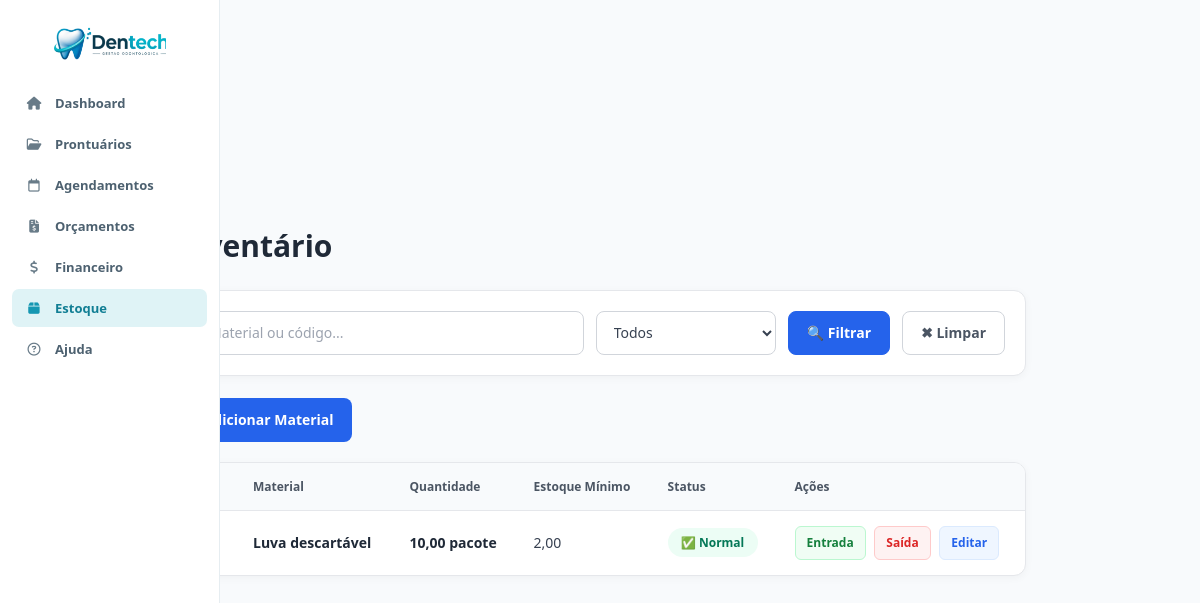
The app's page /inventario.php (signed in) with its own data.
### tables this page shows
CREATE TABLE `estoque` (
  `id` int NOT NULL AUTO_INCREMENT,
  `nome` varchar(255) NOT NULL,
  `quantidade` decimal(10,2) NOT NULL DEFAULT '0.00',
  `unidade` varchar(50) NOT NULL DEFAULT 'unidade',
  `estoque_minimo` decimal(10,2) NOT NULL DEFAULT '5.00',
  `valor_item` decimal(10,2) NOT NULL DEFAULT '0.00',
  `valor_sugerido` decimal(10,2) NOT NULL DEFAULT '0.00',
  `updated_at` timestamp NOT NULL DEFAULT CURRENT_TIMESTAMP ON UPDATE CURRENT_TIMESTAMP,
  PRIMARY KEY (`id`)
);

### inventario.php (the view, shortened to what this page needs)
<?php
require_once 'conexao/conexao.php';
$busca    = trim($_GET['busca'] ?? '');
$estoque  = $_GET['estoque'] ?? '';
$params = [];
$sql = "
    SELECT *,
           (quantidade <= estoque_minimo) AS estoque_baixo
    FROM estoque
";
$sql .= " ORDER BY estoque_baixo DESC, nome ASC";
$stmt = $pdo->prepare($sql);
$stmt->execute($params);
$materiais = $stmt->fetchAll();
?>
<!DOCTYPE html>
<html lang="pt-BR">
<head>
    <link rel="stylesheet" href="https://cdnjs.cloudflare.com/ajax/libs/font-awesome/6.5.2/css/all.min.css">
    <link rel="stylesheet" href="css/global.css">
    <link rel="stylesheet" href="css/variables.css">
    <link rel="stylesheet" href="css/layout.css">
    <link rel="stylesheet" href="css/inventario.css">
    <link rel="stylesheet" href="css/navbar.css">
</head>
<body>
    <?php include 'navbar.php'; ?>
    <div class="container">
        <h1>Inventário</h1>
        <div class="filter-bar">
            <form method="GET" class="filter-form">
                <input type="text" name="busca" placeholder="Material ou código..." value="<?= htmlspecialchars($busca) ?>">
                <select name="estoque">
                    <option value="">Todos</option>
                </select>
                <button type="submit" class="btn-filter">🔍 Filtrar</button>
                <a href="inventario" class="btn-reset">✖ Limpar</a>
            </form>
        </div>
        <a href="adicionar_material" class="btn-add">+ Adicionar Material</a>
        <?php if (empty($materiais)): ?>
            <div class="empty">
                <?= ($busca !== '' || $estoque !== '')
                    ? 'Nenhum material encontrado com os filtros aplicados.'
                    : 'Nenhum material cadastrado.'
                ?>
            </div>
        <?php else: ?>
            <div class="tabela-estoque">
                <table>
                    <thead>
                        <tr>
                            <th>Material</th>
                            <th>Quantidade</th>
                            <th>Estoque Mínimo</th>
                            <th>Status</th>
                            <th>Ações</th>
                        </tr>
                    </thead>
                    <tbody>
                        <?php foreach ($materiais as $m): ?>
                            <tr class="<?= $m['estoque_baixo'] ? 'estoque-baixo' : '' ?>">
                                <td class="col-excluir">
                                    <button type="button" class="btn-excluir" onclick="excluirMaterial(<?= $m['id'] ?>, '<?= htmlspecialchars($m['nome'], ENT_QUOTES) ?>')"
                                        title="Excluir material">
                                    </button>
                                </td>
                                <td data-label="Material">
                                    <strong><?= htmlspecialchars($m['nome']) ?></strong><br>
                                </td>
                                <td data-label="Quantidade" class="quantidade">
                                    <?= number_format($m['quantidade'], 2, ',', '.') ?> <?= htmlspecialchars($m['unidade']) ?>
                                </td>
                                <td data-label="Estoque Mínimo"><?= number_format($m['estoque_minimo'], 2, ',', '.') ?></td>
                                <td data-label="Status">
                                    <span class="badge-estoque <?= $m['estoque_baixo'] ? 'badge-baixo' : 'badge-normal' ?>">
                                        <?= $m['estoque_baixo'] ? '⚠️ Baixo' : '✅ Normal' ?>
                                    </span>
                                </td>
                                <td data-label="Ações" class="acoes">
                                    <button class="btn-acao btn-entrada" onclick="atualizarEstoque(<?= $m['id'] ?>, 'entrada')">
                                        Entrada
                                    </button>
                                    <button class="btn-acao btn-saida" onclick="atualizarEstoque(<?= $m['id'] ?>, 'saida')">
                                        Saída
                                    </button>
                                    <button class="btn-acao btn-editar" onclick="atualizarEstoqueMinimo(<?= $m['id'] ?>)">
                                        Editar
                                    </button>
                                </td>
                            </tr>
                        <?php endforeach; ?>
                    </tbody>
                </table>
            </div>
        <?php endif; ?>
    </div>
</body>
</html>

### css/global.css (style rules this page uses)
* { margin: 0; padding: 0; box-sizing: border-box; }
body { font-family: "Segoe UI", Arial, sans-serif; display: flex; background: var(--background); min-height: 100vh; overflow-x: hidden; color: var(--text); }
.container { max-width: 1200px; margin: auto; padding: 30px; }
h1 { font-size: 28px; font-weight: 700; margin-bottom: 25px; }

### css/variables.css (style rules this page uses)
:root { --primary: #2563eb; --primary-dark: #1d4ed8; --primary-light: #dbeafe; --success: #16a34a; --danger: #dc2626; --warning: #f59e0b; --background: #f8fafc; --surface: #ffffff; --text: #1e293b; --text-light: #64748b; --border: #e2e8f0; --shadow: 0 8px 25px rgba(15, 23, 42, 0.08); --radius: 14px; }

### css/inventario.css (style rules this page uses)
.container h1 { margin: 0 0 24px; font-size: 30px; font-weight: 700; color: #1f2937; }
.filter-bar { width: 100%; margin-bottom: 22px; padding: 20px; background: #ffffff; border: 1px solid #e5e7eb; border-radius: 12px; box-shadow: 0 2px 8px rgba(0, 0, 0, 0.04); }
.filter-form { display: grid; grid-template-columns: minmax(220px, 1fr) 180px auto auto; gap: 12px; align-items: center; }
.filter-form input, .filter-form select { width: 100%; height: 44px; padding: 0 13px; border: 1px solid #d1d5db; border-radius: 8px; background: #ffffff; color: #374151; font-family: inherit; font-size: 14px; outline: none; transition: border-color 0.2s ease, box-shadow 0.2s ease; }
.filter-form input::placeholder { color: #9ca3af; }
.btn-filter, .btn-reset { height: 44px; display: inline-flex; align-items: center; justify-content: center; padding: 0 18px; border-radius: 8px; font-family: inherit; font-size: 14px; font-weight: 600; text-decoration: none; cursor: pointer; transition: background-color 0.2s ease, border-color 0.2s ease, transform 0.1s ease; }
.btn-filter { border: 1px solid #2563eb; background: #2563eb; color: #ffffff; }
.btn-reset { border: 1px solid #d1d5db; background: #ffffff; color: #4b5563; }
.btn-add { display: inline-flex; align-items: center; justify-content: center; min-height: 44px; margin-bottom: 20px; padding: 0 18px; border-radius: 8px; background: #2563eb; color: #ffffff; font-size: 14px; font-weight: 600; text-decoration: none; transition: background-color 0.2s ease, box-shadow 0.2s ease, transform 0.1s ease; }
.tabela-estoque { width: 100%; overflow-x: auto; background: #ffffff; border: 1px solid #e5e7eb; border-radius: 12px; box-shadow: 0 2px 8px rgba(0, 0, 0, 0.04); }
.tabela-estoque table { width: 100%; border-collapse: collapse; min-width: 850px; }
.tabela-estoque thead { background: #f8fafc; }
.tabela-estoque th { padding: 15px 16px; border-bottom: 1px solid #e5e7eb; color: #4b5563; font-size: 12px; font-weight: 700; text-align: left; white-space: nowrap; }
.tabela-estoque td { padding: 15px 16px; border-bottom: 1px solid #f0f1f3; color: #374151; font-size: 14px; vertical-align: middle; }
.tabela-estoque tbody tr:last-child td { border-bottom: none; }
.tabela-estoque tbody tr { transition: background-color 0.15s ease; }
.tabela-estoque td strong { color: #1f2937; font-size: 14px; font-weight: 600; }
.tabela-estoque .quantidade { font-weight: 700; color: #1f2937; white-space: nowrap; }
.col-excluir { width: 48px; text-align: center !important; }
.btn-excluir { width: 30px; height: 30px; display: inline-flex; align-items: center; justify-content: center; padding: 0; border: none; border-radius: 6px; background: transparent; color: #9ca3af; font-size: 14px; font-weight: 700; cursor: pointer; transition: background-color 0.2s ease, color 0.2s ease; }
.badge-estoque { display: inline-flex; align-items: center; justify-content: center; min-width: 90px; padding: 6px 10px; border-radius: 999px; font-size: 12px; font-weight: 700; white-space: nowrap; }
.badge-normal { background: #ecfdf5; color: #047857; }
.acoes { white-space: nowrap; }
.btn-acao { min-height: 34px; margin-right: 5px; padding: 0 11px; border-radius: 6px; font-family: inherit; font-size: 12px; font-weight: 600; cursor: pointer; transition: background-color 0.2s ease, border-color 0.2s ease, color 0.2s ease, transform 0.1s ease; }
.btn-acao:last-child { margin-right: 0; }
.btn-entrada { border: 1px solid #bbf7d0; background: #f0fdf4; color: #15803d; }
.btn-saida { border: 1px solid #fecaca; background: #fef2f2; color: #dc2626; }
.btn-editar { border: 1px solid #dbeafe; background: #eff6ff; color: #2563eb; }

### records on screen
estoque: nome "Luva descartável", quantidade "10,00", unidade "pacote", estoque_minimo "2,00"
